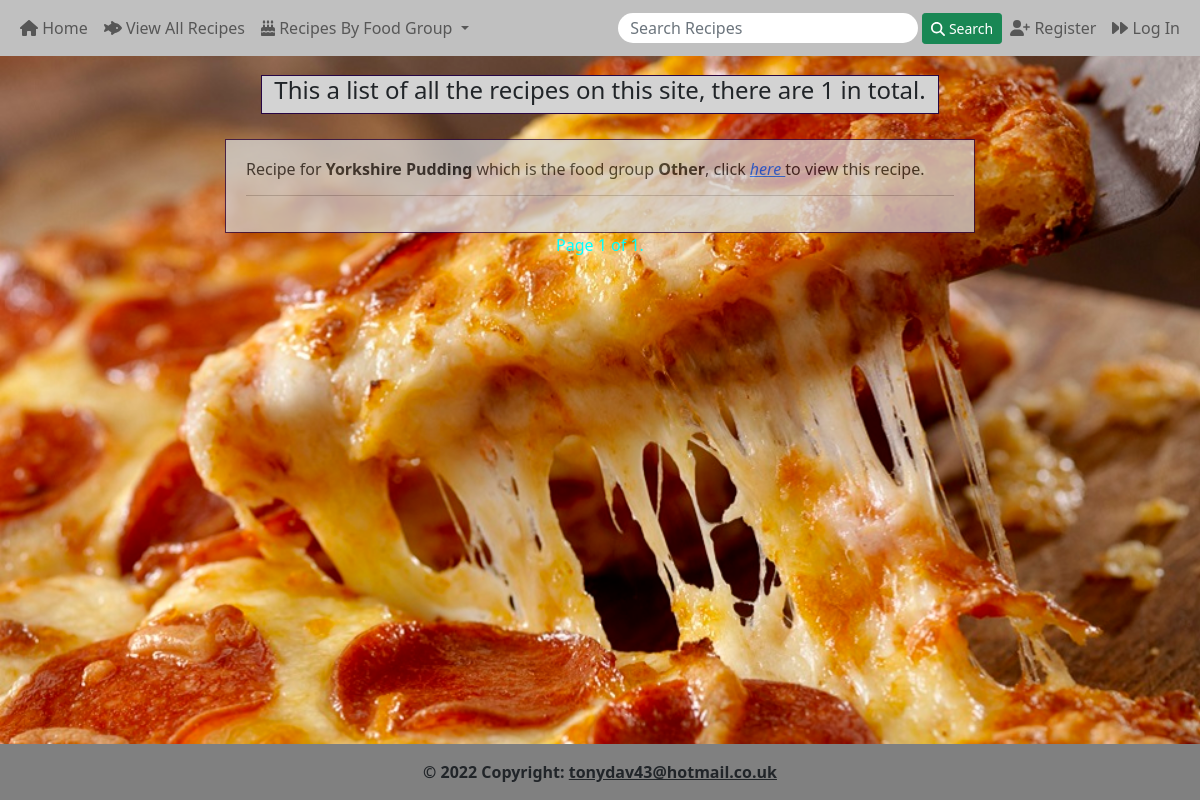
The page /recipes/list/ on the database as committed earlier.
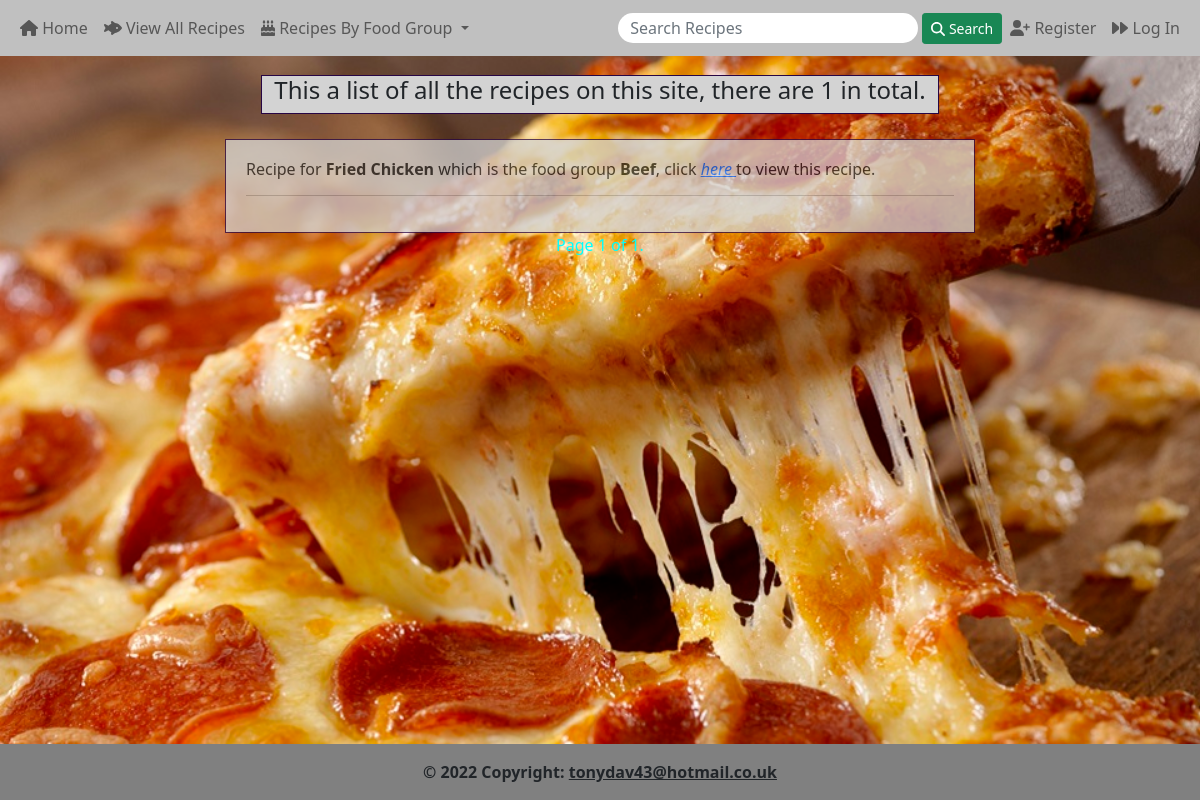
The same page on the database as committed later.
### recipes_app/models.py (models this page shows, shortened)
class Recipe(models.Model):
    author = models.ForeignKey(Account, null=True, on_delete=models.SET_NULL)
    slug = models.SlugField(max_length=155, null=True, unique=True)
    catagories = (
        ("Beef", "Beef"),
        ("Pork", "Pork"),
        ("Lamb", "Lamb"),
        ("Chicken", "Chicken"),
        ("Fish", "Fish"),
        ("Vegetable", "Vegetable"),
        ("Soup", "Soup"),
        ("Dessert", "Dessert"),
        ("Cake", "Cake"),
        ("Other", "Other"),
    )
    recipe_name = models.CharField("Recipe Name", max_length=150, help_text="Please enter a recipe name")
    recipe_country = CountryField("Country", help_text="Please select a country", default= "No country selected")
    recipe_food_group = models.CharField("Recipe Food Group", max_length=50, choices=catagories, help_text="Please select the food group from the dropdown menu")
    recipe_ingredients = models.TextField("Recipe Ingredients", max_length=5000, help_text="Please enter the ingredients and quantities to be used")
    recipe_instructions = models.TextField("Recipe Instructions", max_length=25000, help_text="Please enter the instructions for the recipe")
    recipe_notes = models.TextField("Recipe Notes", max_length=5000, help_text="Please enter any notes for the recipe", blank=True, default="There are currently no notes associated with this recipe")
    recipe_image = models.ImageField("Recipe Image", help_text="Please upload an image, a default image will be used if none selected", upload_to='images', blank=True, default='images/default.png', validators=[validate_image])
    recipe_timestamp = models.DateField(auto_now_add=True)
    recipe_updated = models.DateTimeField(auto_now=True)
    recipe_active = models.BooleanField(default=True)

### recipes_app/views.py (the view)
# urls.py: path('list/', views.RecipeListView.as_view(), name='list'),
class RecipeListView(ListView):
    model = Recipe
    template_name = 'recipes_app/recipe_list.html'
    queryset = Recipe.objects.order_by('-recipe_timestamp')
    context_object_name = 'recipe_list'
    paginate_by = 12

### recipes_app/templates/recipes_app/recipe_list.html (shortened to what this page needs)
{% extends 'base.html' %}
{% load static %}
{% block css %}
    <link rel="stylesheet" type="text/css" href="{% static 'css/list.css' %}">
{% endblock css %}
{% block content %}
<div class="container list-h4">
    <h4>This a list of all the recipes on this site, there are {{page_obj.paginator.count}} in total.</h4>
</div>
<div class="container div-list">
    <form class="form-list">
        {% for recipe in recipe_list %}
        <h6>Recipe for <strong>{{ recipe.recipe_name }}</strong> which is the food group <strong>{{ recipe.recipe_food_group }}</strong>, click <a href="{% url 'recipes_app:detail' recipe.slug %}"><em>here </em></a>to view this recipe.</h6>
        <hr/>
        {% endfor %}
    </form>
</div>
<div class="pagination div-paginate">
    <span class="step-links">
        <span class="current">
            Page {{ page_obj.number }} of {{ page_obj.paginator.num_pages }}.
        </span>
    </span>
</div>
{% endblock content %}

### templates/base.html (shortened to what this page needs)
{% load static %}
<html lang="en">
<head>
    <link href="https://cdn.jsdelivr.net/npm/bootstrap@5.1.3/dist/css/bootstrap.min.css" rel="stylesheet">
    <link rel="stylesheet" href="{% static 'css/base.css' %}">
  </head>
</head>
<body>
    <nav class="navbar navbar-expand-lg navbar-light bg-light fixed-top">
        <div class="container-fluid">
          <div class="collapse navbar-collapse" id="navbarSupportedContent">
            <ul class="navbar-nav me-auto mb-2 mb-lg-0">
              <li class="nav-item">
                <a class="nav-link" href="{% url 'home' %}"><i class="fa-solid fa-house"></i> Home</a>
              </li>
              <li class="nav-item">
                <a class="nav-link" href="{% url 'recipes_app:list' %}"><i class="fa-solid fa-fish-fins"></i> View All Recipes</a>
              </li>
              <li class="nav-item dropdown">
                <a class="nav-link dropdown-toggle" id="navbarDropdown" role="button" data-bs-toggle="dropdown" aria-expanded="false">
                  <i class="fa-solid fa-cake-candles"></i> Recipes By Food Group
                </a>
              </li>
            </ul>
            <ul class="navbar-nav mb-2 mb-lg-0">
              <div class="search">
                <form class="d-flex me-0" method="POST" action="{% url 'recipes_app:recipe_search' %}">
                  <input class="form-control me-1" type="search" placeholder="Search Recipes" name="searched">
                  <button type="submit" class="btn btn-success btn-sm"><i class="fa-solid fa-magnifying-glass"></i> Search</button>
                </form>
            </div>
              {% if request.user.is_authenticated %}
                <li class="welcome-msg">
                  <h6 class="nav-link">Welcome back {{ user.username }} </h6>
                </li>
                <li class="nav-item">
                  <a class="nav-link" href="{% url 'account:profile' %}"><i class="fa-solid fa-user"></i> Profile</a>
                </li>
                <li class="nav-item">
                  <a class="nav-link" href="{% url 'account:logout' %}"><i class="fa-solid fa-backward"></i> Log Out</a>
                </li>
              {% else %}
                <li class="nav-item">
                  <a class="nav-link" href="{% url 'account:register' %}"><i class="fa-solid fa-user-plus"></i> Register</a>
                </li>
                <li class="nav-item">
                  <a class="nav-link" href="{% url 'account:login' %}"><i class="fa-solid fa-forward"></i></i> Log In</a>
                </li>
              {% endif %}
            </ul>
          </div>
        </div>
      </nav>
    {% block css %}{% endblock css %}
    {% block content %}{% endblock content %}
  <footer class="base-footer fixed-bottom" >
    <div class="text-center p-3">
    © 2022 Copyright:
        <a class="text-dark" href="mailto:tonydav43@hotmail.co.uk">tonydav43@hotmail.co.uk</a>
    </div>
  </footer>
</body>
</html>

### static/css/base.css (style rules this page uses)
body { background-color: gray; }
.bg-light { background-color: #C0C0C0 !important; }
.base-footer { background-color: gray; font-weight:600; }
.d-flex { margin: 0px; }
.search { margin-top: 5px; }
.search input { width:300px; height:30px; border-radius:25px; border: none; }

### static/css/list.css (style rules this page uses)
.list-h4 { margin-top: 75px;; width: fit-content; text-align: center; background-color:lightgray; border: 1px solid #270644; }
.div-list { padding-top: 25px; }
.form-list { padding: 20px; background-color:lightgray; text-align: left; max-width: 750px; border: 1px solid #270644; opacity: 75%; margin: auto; }
.pagination { justify-content: center; font-weight: 500; color: cyan; }

### recipes_app/templates/recipes_app/recipe_list.html (style rules this page uses)
body { background: url(../../../static/images/pizza_slice.jpg) no-repeat center center fixed; -webkit-background-size: cover; -moz-background-size: cover; -o-background-size: cover; background-size: cover; }

Rows that differ between the two databases and show on the page:
removed Recipe: recipe_name "Yorkshire Pudding", recipe_food_group "Other"
added Recipe: recipe_name "Fried Chicken", recipe_food_group "Beef"
